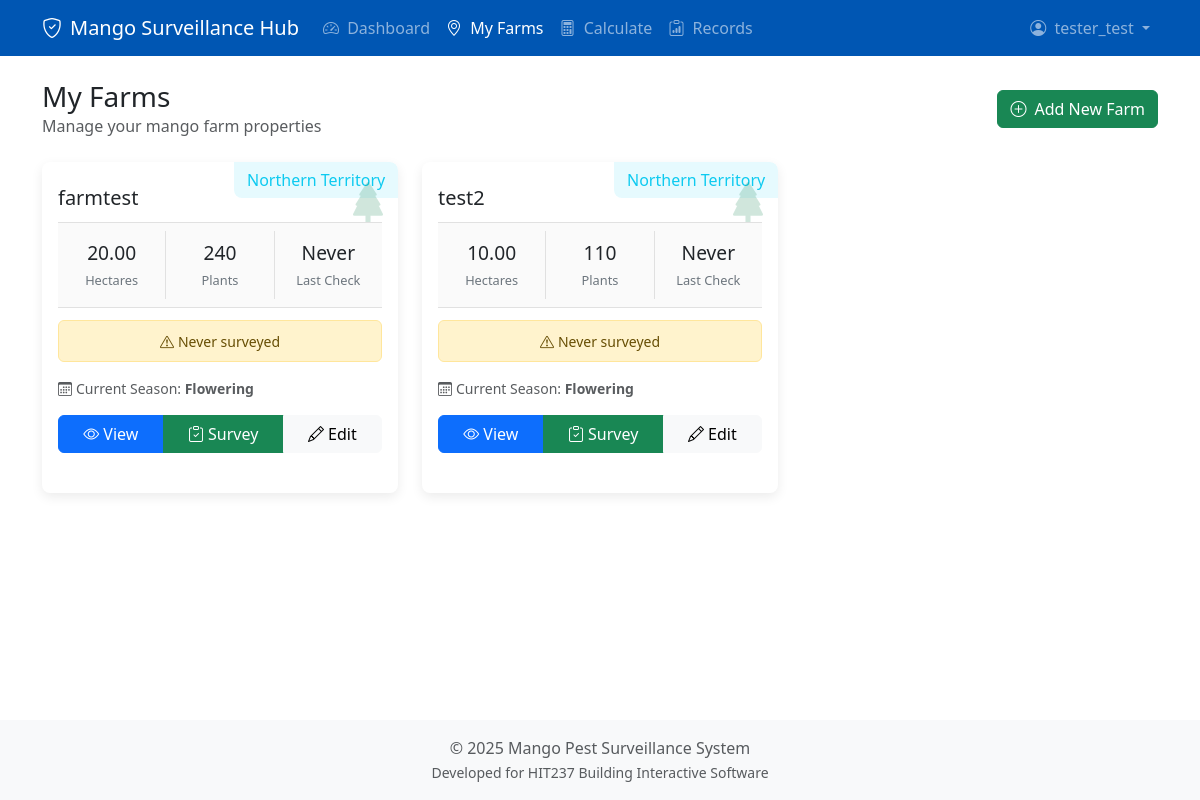
The page /myfarms/ (signed in) on the database its author committed.
### core/models.py (models this page shows, shortened)
class Farm(models.Model):
    owner = models.ForeignKey(
        Grower,
        on_delete=models.CASCADE,
        related_name='farms',
        db_index=True
    )
    name = models.CharField(max_length=100, db_index=True)
    region = models.ForeignKey(
        Region,
        on_delete=models.SET_NULL,
        null=True,
        blank=True,
        related_name='farms'
    )
    size_hectares = models.DecimalField(
        max_digits=10,
        decimal_places=2,
        null=True,
        blank=True,
        help_text="Total farm size in hectares"
    )
    stocking_rate = models.IntegerField(
        null=True,
        blank=True,
        help_text="Number of plants per hectare"
    )
    plant_type = models.ForeignKey(
        PlantType,
        on_delete=models.SET_NULL,
        null=True,
        blank=True,
        related_name='farms'
    )
    location_description = models.CharField(
        max_length=255,
        blank=True,
        null=True,
        help_text="e.g., \"Near Katherine River\", \"Smith Property via XYZ Road\""
    )
    geoscape_address_id = models.CharField(
        max_length=50,
        blank=True,
        null=True,
        unique=True,
        help_text="Unique identifier from Geoscape API for the selected address"
    )
    formatted_address = models.CharField(
        max_length=500,
        blank=True,
        null=True,
        help_text="Full address string selected via Geoscape API"
    )
    has_exact_address = models.BooleanField(
        default=False,
        help_text="Indicates if the user provided an exact address via search"
    )
    boundary = models.JSONField(
        null=True,
        blank=True,
        help_text="Cadastral boundary polygon data (e.g., GeoJSON) from Geoscape API"
    )
    class Meta:
        ordering = ['name']
        indexes = [
            models.Index(fields=['name']),
            models.Index(fields=['owner']),
            models.Index(fields=['plant_type']),
            models.Index(fields=['region']),
        ]
    def total_plants(self):
        if self.size_hectares is None or self.stocking_rate is None:
            return None
        return int(float(self.size_hectares) * self.stocking_rate)
    def current_season(self):
        current_month = timezone.now().month
        season_map = {
            1: 'Wet', 2: 'Wet', 3: 'Wet',  # Jan-Mar: Wet season
            4: 'Flowering', 5: 'Flowering', 6: 'Flowering', 7: 'Flowering',  # Apr-Jul: Flowering
            8: 'Dry', 9: 'Dry', 10: 'Dry',  # Aug-Oct: Dry season
            11: 'Wet', 12: 'Wet'  # Nov-Dec: Wet season
        }
        return season_map.get(current_month, 'Unknown')
    def last_surveillance_date(self):
        latest = self.surveillance_records.order_by('-date_performed').first()
        return latest.date_performed if latest else None
    def days_since_last_surveillance(self):
        last_date = self.last_surveillance_date()
        if not last_date:
            return None
        if isinstance(last_date, datetime):
            last_date = last_date.date()
        today = timezone.now().date()
        return (today - last_date).days

class Region(models.Model):
    name = models.CharField(max_length=100, unique=True)
    climate_zone = models.CharField(max_length=50, blank=True, null=True)
    state_abbreviation = models.CharField(
        max_length=3,
        blank=True,
        null=True,
        help_text="State/Territory abbreviation (e.g., NT, QLD, WA)"
    )

### core/views.py (the view)
# urls.py: path('myfarms/', views.home_view, name='myfarms'),
@login_required
def home_view(request):
    farms = get_user_farms(request.user)
    sorted_farms = sorted(farms, key=lambda farm: (
        farm.days_since_last_surveillance() is None, # Farms never checked come first
        -1 if farm.days_since_last_surveillance() is None else farm.days_since_last_surveillance(), # Then sort by days since last check (descending)
        farm.name # Finally sort alphabetically
    ))
    return render(request, 'core/home.html', {'farms': sorted_farms})

### core/services/farm_service.py (called while the page is built)
def get_user_farms(user: User) -> List[Farm]:
    try:
        grower = user.grower_profile
        return Farm.objects.filter(owner=grower)
    except Grower.DoesNotExist:
        logger.warning(f"No grower profile found for user {user.username}")
        return []
    except Exception as e:
        logger.exception(f"Error retrieving farms for user {user.username}: {e}")
        return []

### core/templates/core/home.html (shortened to what this page needs)
{% extends 'core/base.html' %}
{% block content %}
<div class="d-flex justify-content-between align-items-center mb-4">
  <div>
    <h1 class="h3 mb-0">My Farms</h1>
    <p class="text-muted mb-0">Manage your mango farm properties</p>
  </div>
  <a href="{% url 'core:create_farm' %}" class="btn btn-success">
    <i class="bi bi-plus-circle me-2"></i>Add New Farm
  </a>
</div>
{% if farms %}
  <div class="row">
    {% for farm in farms %}
    <div class="col-lg-4 col-md-6">
      <div class="card farm-card border-0">
        <div class="card-body position-relative pt-4">
          {% if farm.region.name %}
          <span class="farm-badge bg-info bg-opacity-10 text-info">{{ farm.region.name }}</span>
          {% endif %}
          <i class="bi bi-tree-fill farm-icon text-success"></i>
          <h5 class="farm-card-title">{{ farm.name }}</h5>
          <div class="farm-stats">
            <div class="stat-item">
              <span class="stat-value">{{ farm.size_hectares|default:"?" }}</span>
              <span class="stat-label">Hectares</span>
            </div>
            <div class="stat-item">
              <span class="stat-value">{{ farm.total_plants|default:"?" }}</span>
              <span class="stat-label">Plants</span>
            </div>
            <div class="stat-item">
              {% with last_date=farm.last_surveillance_date %}
              <span class="stat-value">{{ last_date|date:"d M"|default:"Never" }}</span>
              <span class="stat-label">Last Check</span>
              {% endwith %}
            </div>
          </div>
          {% with days_since=farm.days_since_last_surveillance %}
          {% if days_since is None %}
          <div class="alert alert-warning alert-sm p-2 mb-3 text-center">
            <small><i class="bi bi-exclamation-triangle me-1"></i>Never surveyed</small>
          </div>
          {% elif days_since > 14 %}
          <div class="alert alert-danger alert-sm p-2 mb-3 text-center">
            <small><i class="bi bi-exclamation-triangle me-1"></i>Due for surveillance ({{ days_since }} days ago)</small>
          </div>
          {% elif days_since > 7 %}
          <div class="alert alert-warning alert-sm p-2 mb-3 text-center">
            <small><i class="bi bi-exclamation-circle me-1"></i>Check soon ({{ days_since }} days ago)</small>
          </div>
          {% else %}
          <div class="alert alert-success alert-sm p-2 mb-3 text-center">
            <small><i class="bi bi-check-circle me-1"></i>Recently checked ({{ days_since }} days ago)</small>
          </div>
          {% endif %}
          {% endwith %}
          {% with current_season=farm.current_season %}
          <p class="small text-muted mb-3">
            <i class="bi bi-calendar3 me-1"></i>Current Season:
            <strong>{{ current_season }}</strong>
          </p>
          {% endwith %}
          <div class="btn-group w-100">
            <a href="{% url 'core:farm_detail' farm.id %}" class="btn btn-primary">
              <i class="bi bi-eye me-1"></i>View
            </a>
            <a href="{% url 'core:start_survey_session' farm.id %}" class="btn btn-success">
              <i class="bi bi-clipboard-check me-1"></i>Survey
            </a>
            <a href="{% url 'core:edit_farm' farm.id %}" class="btn btn-light">
              <i class="bi bi-pencil me-1"></i>Edit
            </a>
          </div>
        </div>
      </div>
    </div>
    {% endfor %}
  </div>
{% endif %}
{% endblock %}

### core/templates/core/base.html (shortened to what this page needs)
<!DOCTYPE html>
<html lang="en">
<head>
    <link href="https://cdn.jsdelivr.net/npm/bootstrap@5.3.3/dist/css/bootstrap.min.css" rel="stylesheet">
    <link rel="stylesheet" href="https://cdn.jsdelivr.net/npm/bootstrap-icons@1.11.3/font/bootstrap-icons.min.css">
</head>
<body class="d-flex flex-column min-vh-100">
    <nav class="navbar navbar-expand-lg navbar-dark fixed-top" style="background-color: var(--primary-color);">
        <div class="container">
            <a class="navbar-brand d-flex align-items-center" href="{% url 'core:dashboard' %}">
                <i class="bi bi-shield-check me-2"></i>
                Mango Surveillance Hub
            </a>
            <div class="collapse navbar-collapse" id="navbarNav">
                {% if user.is_authenticated %}
                <ul class="navbar-nav me-auto mb-2 mb-lg-0">
                    <li class="nav-item">
                        <a class="nav-link {% if request.resolver_match.url_name == 'dashboard' %}active{% endif %}" href="{% url 'core:dashboard' %}">
                            <i class="bi bi-speedometer2 me-1"></i> Dashboard
                        </a>
                    </li>
                    <li class="nav-item">
                        <a class="nav-link {% if request.resolver_match.url_name == 'myfarms' %}active{% endif %}" href="{% url 'core:myfarms' %}">
                            <i class="bi bi-geo-alt me-1"></i> My Farms
                        </a>
                    </li>
                    <li class="nav-item">
                        <a class="nav-link {% if request.resolver_match.url_name == 'calculator' %}active{% endif %}" href="{% url 'core:calculator' %}">
                            <i class="bi bi-calculator me-1"></i> Calculate
                        </a>
                    </li>
                    <li class="nav-item">
                        <a class="nav-link {% if request.resolver_match.url_name == 'record_list' %}active{% endif %}" href="{% url 'core:record_list' %}">
                            <i class="bi bi-clipboard-data me-1"></i> Records
                        </a>
                    </li>
                </ul>
                <ul class="navbar-nav ms-auto mb-2 mb-lg-0">
                    <li class="nav-item dropdown">
                        <a class="nav-link dropdown-toggle" href="#" id="navbarDropdownAccount" role="button" data-bs-toggle="dropdown" aria-expanded="false">
                            <i class="bi bi-person-circle me-1"></i> {{ user.username }}
                        </a>
                    </li>
                </ul>
                {% endif %}
            </div>
        </div>
    </nav>
    <div class="container my-4">
        <main>
            {% block content %}
            {% endblock %}
        </main>
    </div>
    <footer class="mt-auto py-3 bg-light text-center">
        <div class="container">
            <span class="text-muted">© {% now "Y" %} Mango Pest Surveillance System</span><br>
            <small class="text-muted">Developed for HIT237 Building Interactive Software</small>
        </div>
    </footer>
</body>
</html>

### core/templates/core/base.html (style rules this page uses)
body { padding-top: 56px; }
:root { --primary-color: #0056b3; --secondary-color: #198754; --accent-color: #fd7e14; }

### core/templates/core/home.html (style rules this page uses)
.farm-card { transition: all 0.3s ease; border-radius: 0.5rem; overflow: hidden; border-left: 4px solid #28a745; box-shadow: 0 4px 12px rgba(0,0,0,0.08); margin-bottom: 1.5rem; height: 100%; }
.farm-icon { font-size: 2.5rem; opacity: 0.2; position: absolute; top: 10px; right: 10px; }
.farm-badge { position: absolute; top: 0; right: 0; border-radius: 0 0.5rem 0 0.5rem; padding: 0.4rem 0.8rem; font-weight: 500; }
.farm-stats { display: flex; flex-wrap: wrap; justify-content: space-between; padding: 0.5rem 0; border-top: 1px solid rgba(0,0,0,0.1); border-bottom: 1px solid rgba(0,0,0,0.1); margin: 0.75rem 0; background-color: rgba(0,0,0,0.02); }
.farm-stats .stat-item { text-align: center; flex: 1; padding: 0.5rem; min-width: 80px; }
.farm-stats .stat-item:not(:last-child) { border-right: 1px solid rgba(0,0,0,0.1); }
.farm-stats .stat-value { font-size: 1.2rem; font-weight: 500; display: block; }
.farm-stats .stat-label { font-size: 0.8rem; color: #6c757d; }

### rows shown on the page
Farm: region.name "Northern Territory", name "farmtest", size_hectares "20.00", total_plants "240", last_surveillance_date "Never", current_season "Flowering"
Farm: region.name "Northern Territory", name "test2", size_hectares "10.00", total_plants "110", last_surveillance_date "Never", current_season "Flowering"

### other values the page prints
{{ user.username }} "tester_test"
